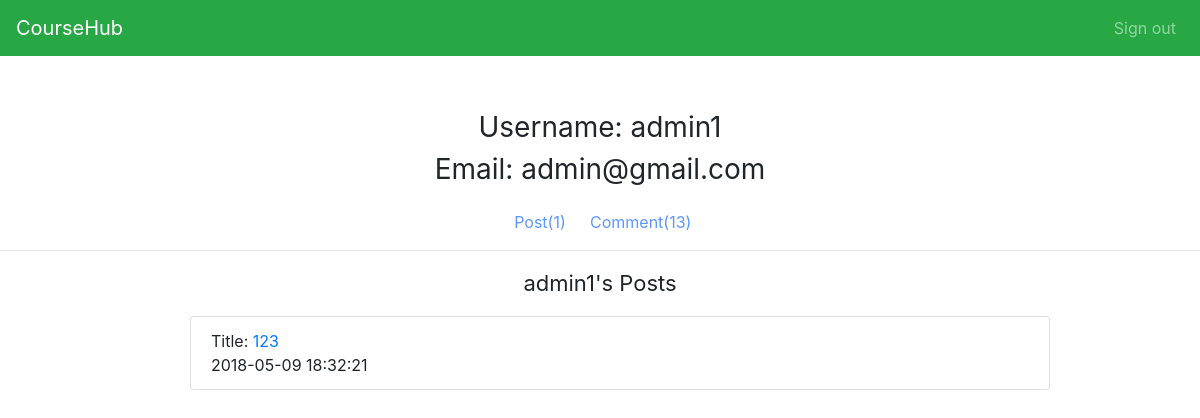
The page /usercenter/admin1/post (signed in) on the database its author committed.
### coursehubapp.py (models this page shows)
class User(UserMixin, db.Model):
	__tablename__ = 'user'
	id = db.Column(db.Integer, primary_key=True)
	username = db.Column(db.String(15), unique=True, nullable=False)
	email = db.Column(db.String(50), unique=True, nullable=False)
	password = db.Column(db.String(80), nullable=False)
	post = db.relationship('Post', backref='user', lazy='dynamic')
	comment = db.relationship('Comment', backref='user', lazy='dynamic')
	courses = db.relationship('Course', secondary=students_courses, backref=db.backref('students'), lazy='dynamic')

class Post(db.Model):
	__tablename__ = 'post'
	__searchable__ = ['title']
	id = db.Column(db.Integer, primary_key=True)
	title = db.Column(db.String(100))
	description = db.Column(db.String())
	user_id = db.Column(db.Integer, db.ForeignKey('user.id'), nullable=False)
	course_id = db.Column(db.Integer, db.ForeignKey('course.id'), nullable=False)
	post_time = db.Column(db.DateTime, default=datetime.now)
	rating = db.Column(db.Integer)
	comment = db.relationship('Comment', backref='post', lazy='dynamic')

### coursehubapp.py (the view)
@app.route('/usercenter/<username>/<tag>')
@login_required
def usercenter(username,tag):
	user = User.query.filter(User.username == username).first()
	context={
		'user':user
	}
	if tag == 'post':
		return render_template('usercenter1.html', **context)
	else:
		return render_template('usercenter2.html', **context)

### coursehubapp.py (called while the page is built)
@login_manager.user_loader
def load_user(user_id):
	return User.query.get(int(user_id))

### templates/usercenter1.html
{% extends 'usercenter.html' %}
{% block user %}
    <p style="font-size: 22px; text-align: center;">{{ user.username }}'s Posts</p>
    <div class="all-post"  style="margin:0 auto;width:900px;height:auto;">
              <ul class="note-list" >
                {% for post in user.post %}
                    <li class="list-group-item">
                   <p >Title:  <a href="{{ url_for('detail',post_id=post.id) }}"> {{ post.title }}</a></p>
                        <span class="time">{{ post.post_time.strftime('%Y-%m-%d %H:%M:%S') }}</span>
                    </li>
                {% endfor %}
            </ul>
     </div>
 {% endblock %}

### templates/usercenter.html (shortened to what this page needs)
<!DOCTYPE html>
<html lang="en">
<head>
 <link rel="stylesheet" href="https://maxcdn.bootstrapcdn.com/bootstrap/4.0.0/css/bootstrap.min.css">
 <link rel="stylesheet" type="text/css">
</head>
   <nav class="navbar navbar-expand-sm bg-success navbar-dark">
       <a class="navbar-brand" href="#">CourseHub</a>
           <ul class="navbar-nav ml-auto">
               <li class="nav-item">
                   <a class="nav-link" href="{{ url_for('logout') }}">Sign out</a>
               </li>
            </ul>
   </nav>
   <div class="user-info">
   <p >Username: {{ user.username }}
   <br>Email: {{ user.email }}
   </p>
   </div>
<div class="header">
    <ul class="selection">
        <li> <a href="{{ url_for('usercenter',username=user.username,tag='post') }}">
          Post({{ user.post.count() }})</a> </li>
        <li><a href=" {{ url_for('usercenter',username=user.username,tag='comment')}}">
           Comment({{ user.comment.count() }})</a> </li>
</ul>
</div>
<br> <hr>
{% block user %}{% endblock %}
</body>
</html>

### templates/usercenter.html (style rules this page uses)
.user-info { margin-top: 50px; }
.user-info p { text-align: center; height: auto; font-size: 28px; }
.header { margin-top: 20px; }
.selection { width: 300px; height: auto; margin:0 auto; }
.selection li { display: block; float: left; width: 100px; text-align: center; }
.selection a { width: 100px; text-align: center; display: block; float: left; text-decoration: none; color: #5c96ff; }
.list-group-item p { margin: 0; }

### rows shown on the page
User: username "admin1", email "admin@gmail.com"
Post: title "123", post_time "2018-05-09 18:32:21"

### other values the page prints
{{ user.post.count() }} "1"
{{ user.comment.count() }} "13"
